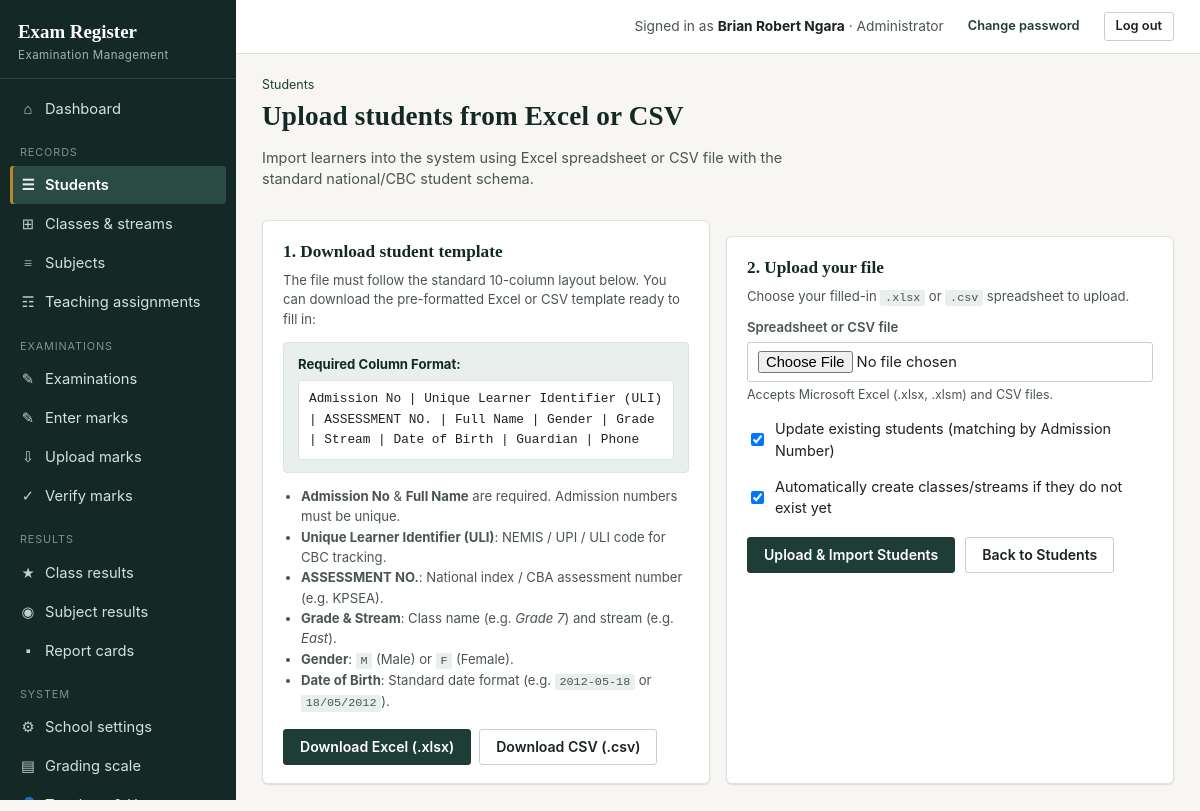
Page /students/import (signed in) on the committed database.
### tables this page shows
CREATE TABLE settings(key TEXT PRIMARY KEY, value TEXT NOT NULL DEFAULT '');

CREATE TABLE users(
    id INTEGER PRIMARY KEY AUTOINCREMENT,
    username TEXT NOT NULL UNIQUE COLLATE NOCASE,
    full_name TEXT NOT NULL,
    initials TEXT NOT NULL DEFAULT '',
    password_hash TEXT NOT NULL,
    role TEXT NOT NULL DEFAULT 'teacher',
    phone TEXT NOT NULL DEFAULT '',
    active INTEGER NOT NULL DEFAULT 1,
    must_change_password INTEGER NOT NULL DEFAULT 0,
    created_at TEXT NOT NULL DEFAULT CURRENT_TIMESTAMP
, tsc_no TEXT NOT NULL DEFAULT '');

### routes/academic.py (the view, shortened to what this page needs)
@bp.route("/students/import", methods=["GET", "POST"])
@perm_required("students.manage")
def students_import():
    report = None
    return render_template("students_import.html", report=report)

### core.py (called while the page is built, shortened)
def connect():
    con = sqlite3.connect(DB_PATH, timeout=20)
    con.row_factory = sqlite3.Row
    con.execute("PRAGMA foreign_keys = ON")
    return con

def db():
    if "db" not in g:
        g.db = connect()
    return g.db

def q(sql, args=()):
    return db().execute(sql, args).fetchall()

def q1(sql, args=()):
    return db().execute(sql, args).fetchone()

def settings():
    if "settings" not in g:
        d = dict(DEFAULT_SETTINGS)
        for r in q("SELECT key,value FROM settings"):
            d[r["key"]] = r["value"]
        g.settings = d
    return g.settings

def csrf_token():
    if "csrf" not in session:
        session["csrf"] = secrets.token_hex(16)
    return session["csrf"]

def load_user():
    g.user = None
    uid = session.get("uid")
    if uid:
        u = q1("SELECT * FROM users WHERE id=? AND active=1", (uid,))
        if u:
            g.user = u
        else:
            session.pop("uid", None)

def has_perm(perm):
    u = g.get("user")
    if not u:
        return False
    if u["role"] == "admin":
        return True
    if "perms" not in g:
        g.perms = {r["perm"] for r in q(
            "SELECT perm FROM role_permissions WHERE role=?", (u["role"],))}
    return perm in g.perms

def is_admin():
    u = g.get("user")
    return bool(u and u["role"] == "admin")

def perm_required(*perms):
    def deco(f):
        @functools.wraps(f)
        def wrapper(*a, **k):
            if not g.user:
                return redirect(url_for("auth.login", next=request.full_path.rstrip("?")))
            if not any(has_perm(p) for p in perms):
                abort(403)
            return f(*a, **k)
        return wrapper
    return deco

def auto_backup_if_due():
    today = datetime.date.today().isoformat()
    if _last_auto_check["day"] == today:
        return

### templates/students_import.html (shortened to what this page needs)
{% extends "base.html" %}
{% block content %}
<div class="page-head">
  <div>
    <div class="eyebrow"><a href="{{ url_for('academic.students') }}">Students</a></div>
    <h1>Upload students from Excel or CSV</h1>
    <p class="lede">Import learners into the system using Excel spreadsheet or CSV file with the standard national/CBC student schema.</p>
  </div>
</div>
<div class="grid cols-2">
  <div class="card">
    <h3>1. Download student template</h3>
    <p class="small">The file must follow the standard 10-column layout below. You can download the pre-formatted Excel or CSV template ready to fill in:</p>
    <div style="background:var(--green-tint); border:1px solid var(--sage-line); border-radius:4px; padding:12px 14px; margin:12px 0; font-size:.82rem;">
      <b style="color:var(--green-deep); display:block; margin-bottom:6px;">Required Column Format:</b>
      <code style="display:block; white-space:pre-wrap; word-break:break-all; font-size:.8rem; line-height:1.6; background:#fff; padding:8px 10px; border:1px solid var(--sage-line); border-radius:3px;">Admission No | Unique Learner Identifier (ULI) | ASSESSMENT NO. | Full Name | Gender | Grade | Stream | Date of Birth | Guardian | Phone</code>
    </div>
    <ul class="small muted" style="padding-left:18px; line-height:1.55; margin-bottom:16px;">
      <li><b>Admission No</b> &amp; <b>Full Name</b> are required. Admission numbers must be unique.</li>
      <li><b>Unique Learner Identifier (ULI)</b>: NEMIS / UPI / ULI code for CBC tracking.</li>
      <li><b>ASSESSMENT NO.</b>: National index / CBA assessment number (e.g. KPSEA).</li>
      <li><b>Grade &amp; Stream</b>: Class name (e.g. <i>Grade 7</i>) and stream (e.g. <i>East</i>).</li>
      <li><b>Gender</b>: <code>M</code> (Male) or <code>F</code> (Female).</li>
      <li><b>Date of Birth</b>: Standard date format (e.g. <code>2012-05-18</code> or <code>18/05/2012</code>).</li>
    </ul>
    <div class="btn-row">
      <a href="{{ url_for('academic.students_template') }}" class="btn btn-primary">Download Excel (.xlsx)</a>
      <a href="{{ url_for('academic.students_template_csv') }}" class="btn">Download CSV (.csv)</a>
    </div>
  </div>
  <div class="card">
    <h3>2. Upload your file</h3>
    <p class="small">Choose your filled-in <code>.xlsx</code> or <code>.csv</code> spreadsheet to upload.</p>
    <form method="post" enctype="multipart/form-data">
      <div class="field">
        <label>Spreadsheet or CSV file</label>
        <input type="file" name="file" accept=".xlsx,.xlsm,.csv,.tsv,.txt" required>
        <div class="hint">Accepts Microsoft Excel (.xlsx, .xlsm) and CSV files.</div>
      </div>
      <div class="field">
        <label class="checkline">
          <input type="checkbox" name="update" checked>
          <span>Update existing students (matching by Admission Number)</span>
        </label>
      </div>
      <div class="field">
        <label class="checkline">
          <input type="checkbox" name="make_classes" checked>
          <span>Automatically create classes/streams if they do not exist yet</span>
        </label>
      </div>
      <div class="form-actions">
        <button class="btn btn-primary">Upload &amp; Import Students</button>
        <a href="{{ url_for('academic.students') }}" class="btn">Back to Students</a>
      </div>
    </form>
  </div>
</div>
{% endblock %}

### templates/base.html (shortened to what this page needs)
<!doctype html>
<html lang="en">
<head>
<link rel="stylesheet" href="{{ url_for('static', filename='style.css') }}">
</head>
<body>
{% if user %}
<div class="shell">
  <aside class="sidebar" id="sidebar">
    <div class="brand">
      <div class="mark">{{ school.school_name if school and school.school_name != 'Your School Name' else 'Exam Register' }}</div>
      <div class="sub">Examination Management</div>
    </div>
    <nav class="nav">
      <a href="{{ url_for('system.dashboard') }}" class="{{ 'active' if request.endpoint=='system.dashboard' }}"><span class="ic">&#8962;</span> Dashboard</a>
      <div class="group-label">Records</div>
      {% if has_perm('students.view') or has_perm('students.manage') %}
      <a href="{{ url_for('academic.students') }}" class="{{ 'active' if request.endpoint and request.endpoint.startswith('academic.student') }}"><span class="ic">&#9776;</span> Students</a>
      {% endif %}
      {% if has_perm('classes.manage') %}
      <a href="{{ url_for('academic.classes') }}" class="{{ 'active' if request.endpoint=='academic.classes' }}"><span class="ic">&#8862;</span> Classes &amp; streams</a>
      {% endif %}
      {% if has_perm('subjects.manage') %}
      <a href="{{ url_for('academic.subjects') }}" class="{{ 'active' if request.endpoint=='academic.subjects' }}"><span class="ic">&#8801;</span> Subjects</a>
      <a href="{{ url_for('academic.teaching') }}" class="{{ 'active' if request.endpoint=='academic.teaching' }}"><span class="ic">&#9782;</span> Teaching assignments</a>
      {% endif %}
      <div class="group-label">Examinations</div>
      <a href="{{ url_for('exams.exams') }}" class="{{ 'active' if request.endpoint and request.endpoint.startswith('exams.exam') }}"><span class="ic">&#9998;</span> Examinations</a>
      <a href="{{ url_for('exams.marks_home') }}" class="{{ 'active' if request.endpoint in ['exams.marks_home','exams.marks_entry'] }}"><span class="ic">&#9998;</span> Enter marks</a>
      <a href="{{ url_for('exams.marks_import') }}" class="{{ 'active' if request.endpoint and request.endpoint.startswith('exams.marks_import') }}"><span class="ic">&#8681;</span> Upload marks</a>
      {% if has_perm('marks.verify') %}
      <a href="{{ url_for('exams.verify_home') }}" class="{{ 'active' if request.endpoint=='exams.verify_home' }}"><span class="ic">&#10003;</span> Verify marks</a>
      {% endif %}
      <div class="group-label">Results</div>
      <a href="{{ url_for('results.class_results') }}" class="{{ 'active' if request.endpoint=='results.class_results' }}"><span class="ic">&#9733;</span> Class results</a>
      <a href="{{ url_for('results.subject_results') }}" class="{{ 'active' if request.endpoint=='results.subject_results' }}"><span class="ic">&#9673;</span> Subject results</a>
      <a href="{{ url_for('results.reports_home') }}" class="{{ 'active' if request.endpoint and request.endpoint.startswith('results.report') }}"><span class="ic">&#9642;</span> Report cards</a>
      {% if is_admin() or has_perm('backup.create') or has_perm('audit.view') %}
      <div class="group-label">System</div>
      {% if is_admin() %}
      <a href="{{ url_for('system.school_settings') }}" class="{{ 'active' if request.endpoint=='system.school_settings' }}"><span class="ic">&#9881;</span> School settings</a>
      <a href="{{ url_for('system.grading') }}" class="{{ 'active' if request.endpoint=='system.grading' }}"><span class="ic">&#9636;</span> Grading scale</a>
      <a href="{{ url_for('auth.users') }}" class="{{ 'active' if request.endpoint and request.endpoint.startswith('auth.user') }}"><span class="ic">&#128100;</span> Teachers &amp; Users</a>
      {% endif %}
      {% endif %}
    </nav>
  </aside>
  <div class="main">
    <div class="topbar">
      <div class="flex items-center gap-12">
        <span class="who">Signed in as <b>{{ user.full_name }}</b> &middot; {{ ROLES.get(user.role, user.role) }}</span>
        <a href="{{ url_for('auth.password') }}" class="btn btn-sm btn-ghost">Change password</a>
        <form method="post" action="{{ url_for('auth.logout') }}" style="margin:0;">
          <button class="btn btn-sm">Log out</button>
        </form>
      </div>
    </div>
    <div class="content{% block wide %}{% endblock %}">
      {% block content %}{% endblock %}
    </div>
  </div>
</div>
{% else %}
  {% include "_flash.html" %}
  {% block guest_content %}{% endblock %}
{% endif %}
</body>
</html>

### rows in the picture
settings: value "Exam Register"
users: full_name "Brian Robert Ngara", get "Administrator"
